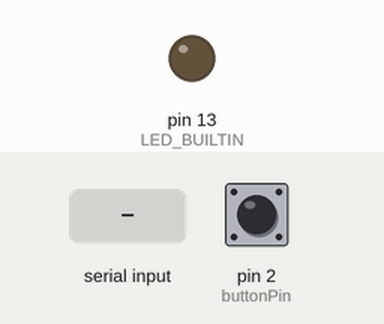
This sketch was run on a simulated Arduino Uno, built with avr-gcc and run on an emulated ATmega328P. On the bench: output pins drawn as LEDs (lit = HIGH). The test bench sets the inputs (shaded band); at power-on: pin 2 (buttonPin) HIGH. What the sketch prints to the serial monitor is not drawn.

Above: at 1.2 s.
1.3 s: "a\n" received over Serial
At 2.5 s:
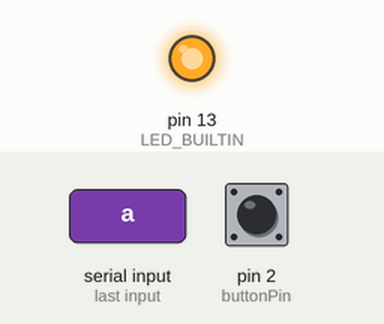
4.3 s: byte 10 ('\n') received over Serial
6.0 s: "b\n" received over Serial
7.5 s: pin 2 (buttonPin) pulled LOW for 0.15 s
At 9.12 s:
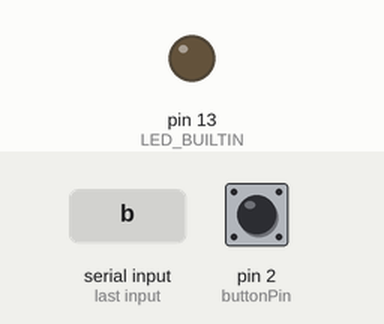
10.6 s: "c\n" received over Serial
13.2 s: pin 2 (buttonPin) pulled LOW for 1 s
At 13.5 s:
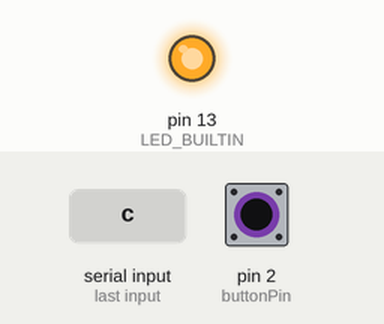
Timing chart, 0 to 18.2 s (numbered marks = the images above; inputs shaded):
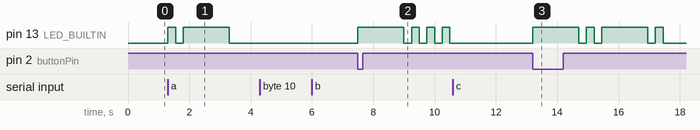

Measured:
- after the input at 1.3 s, pin 13 (LED_BUILTIN): LOW → HIGH at once, → LOW 0.25 s later, → HIGH 0.25 s later, → LOW 1.5 s later
- after the input at 4.3 s, every drawn part: stays the same
- after the input at 6.0 s, every drawn part: stays the same
- after the input at 7.5 s, pin 13 (LED_BUILTIN): LOW → HIGH at once, then repeats every 0.50 s: LOW 0.25 s, HIGH 0.25 s
- after the input at 10.6 s, every drawn part: stays the same
- after the input at 13.2 s, pin 13 (LED_BUILTIN): LOW → HIGH at once, → LOW 1.5 s later, → HIGH 0.25 s later, → LOW 0.25 s later, … (8 changes in this stretch)

The sketch:

blinkNameCode.ino
```cpp
const int buttonPin = 2;
int buttonState = 0;
int lastButtonState = HIGH;
bool nameBlinking = false;
int charIndex = 0;

char inputName[100];
int inputIndex = 0;

void setup() {
  pinMode(LED_BUILTIN, OUTPUT);
  pinMode(buttonPin, INPUT_PULLUP);
  Serial.begin(9600);
  Serial.println("Enter name:");
}

// creating a function blinkdot for blinking name in morse code
void blinkdot() {
  digitalWrite(LED_BUILTIN, HIGH);
  delay(250);
  digitalWrite(LED_BUILTIN, LOW);
  delay(250);
}

// creating a function blinkdash for blinking name in morse code
void blinkdash() {
  digitalWrite(LED_BUILTIN, HIGH);
  delay(1500);
  digitalWrite(LED_BUILTIN, LOW);
  delay(250);
}

// Alphabets in morse code
void morse_encryption(char name) {
  switch (name) {
    case 'a':
      blinkdot();
      blinkdash();
      break;

    case 'b':
      blinkdash();
      blinkdot();
      blinkdot();
      blinkdot();
      break;

    case 'c':
      blinkdash();
      blinkdot();
      blinkdash();
      blinkdot();
      break;

    case 'd':
      blinkdash();
      blinkdot();
      blinkdot();
      break;

    case 'e':
      blinkdot();
      break;

    case 'f':
      blinkdot();
      blinkdot();
      blinkdash();
      blinkdot();
      break;

    case 'g':
      blinkdash();
      blinkdash();
      blinkdot();
      break;

    case 'h':
      blinkdot();
      blinkdot();
      blinkdot();
      blinkdot();
      break;

    case 'i':
      blinkdot();
      blinkdot();
      break;

    case 'j':
      blinkdot();
      blinkdash();
      blinkdash();
      blinkdash();
      break;

    case 'k':
      blinkdash();
      blinkdot();
      blinkdash();
      break;

    case 'l':
      blinkdot();
      blinkdash();
      blinkdot();
      blinkdot();
      break;

    case 'm':
      blinkdash();
      blinkdash();
      break;

    case 'n':
      blinkdash();
      blinkdot();
      break;

    case 'o':
      blinkdash();
      blinkdash();
      blinkdash();
      break;

    case 'p':
      blinkdot();
      blinkdash();
      blinkdash();
      blinkdot();
      break;

    case 'q':
      blinkdash();
      blinkdash();
      blinkdot();
      blinkdash();
      break;

    case 'r':
      blinkdot();
      blinkdash();
      blinkdot();
      break;

    case 's':
      blinkdot();
      blinkdot();
      blinkdot();
      break;

    case 't':
      blinkdash();
      break;

    case 'u':
      blinkdot();
      blinkdot();
      blinkdash();
      break;

    case 'v':
      blinkdot();
      blinkdot();
      blinkdot();
      blinkdash();
      break;

    case 'w':
      blinkdot();
      blinkdash();
      blinkdash();
      break;

    case 'x':
      blinkdash();
      blinkdot();
      blinkdot();
      blinkdash();
      break;

    case 'y':
      blinkdash();
      blinkdot();
      blinkdash();
      blinkdash();
      break;

    case 'z':
      blinkdash();
      blinkdash();
      blinkdot();
      blinkdot();
      break;
    default:
      break;
  }
}

void loop() {
  buttonState = digitalRead(buttonPin);

  if (buttonState == LOW && lastButtonState == HIGH) {
    nameBlinking = !nameBlinking;
    charIndex = 0;
  }

  lastButtonState = buttonState;

  if (nameBlinking) {
    if (inputName[charIndex] != '\0') {
      char y = inputName[charIndex];
      morse_encryption(y);
      delay(1000);

      charIndex++;
    } else {
      nameBlinking = false;
    }
  } else {
    digitalWrite(LED_BUILTIN, LOW);
  }

  while (Serial.available() > 0) {
    char incomingChar = Serial.read();
    if (incomingChar == '\n' || inputIndex >= sizeof(inputName) - 1) {
      inputName[inputIndex] = '\0';
      inputIndex = 0;
      Serial.print("name ");
      Serial.print(inputName);
      Serial.print(" blinking");
      nameBlinking = true;
    }
    else {
      inputName[inputIndex] = incomingChar;
      inputIndex++;
    }
  }
}
```
